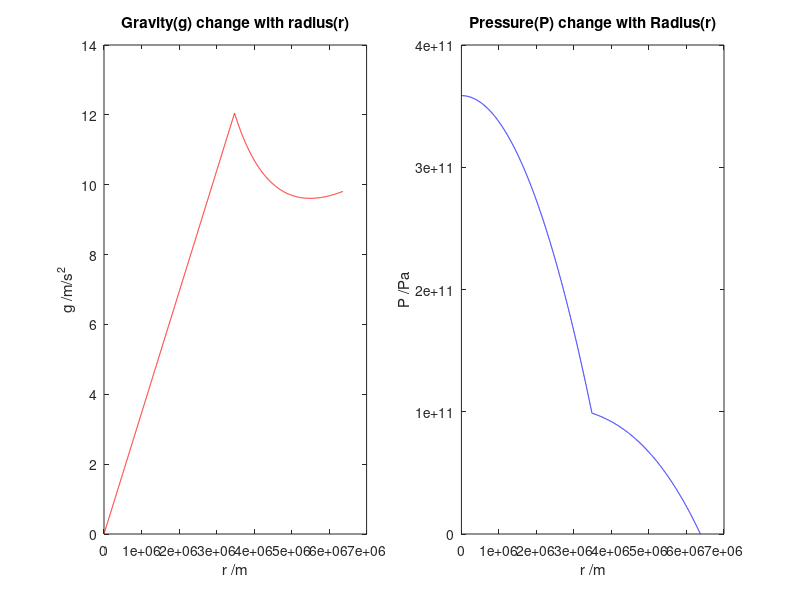

The MATLAB source for this figure:
close  all

R1 = 3480000;
R2 = 6371000;
I = 8.04e37;
M= 5.97e24;
G=6.67e-11;

%% density
A = zeros(2,2);
b  =  zeros(2,1);
A(1,1) = 1;
A(2,1) = 1;
A(1,2) = (R2/R1)^5-1;
A(2,2) = (R2/R1)^3-1;

b(1) = 15*I/8/pi/R1^5;
b(2) = 3*M/4/pi/R1^3;
x = inv(A)*b;

%% presure
Pcmb =  4\3*pi*G*(x(1)-x(2))*x(2)*R1^3*(1/R1-1/R2) + 2/3*pi*G*x(2)^2*(R2^2-R1^2);
Pcenter  = Pcmb + 2/3*G*pi*x(1)^2*R1^2;
%% plot g(r)
rho1 = x(1);
rho2 = x(2);

r = 0.1:1000:R2;
Mr = 4/3*rho1*pi*r.^3 .* (r<=R1) + (4/3*(rho1-rho2)*pi*R1^3+4/3*pi*rho2*r.^3).*(r>R1);
gr = G.*Mr./r.^2;

figure('Position',[10 100 900 350])
subplot(1,2,1)
plot(r,gr,'r')
title('Gravity(g) change with radius(r)')
xlabel('r /m')
ylabel('g /m/s^2')


%% plot P(r)
Pcmb =  4\3*pi*G*(x(1)-x(2))*x(2)*R1^3*(1/R1-1/R2) + 2/3*pi*G*x(2)^2*(R2^2-R1^2);
Pr= (4\3*pi*G*(x(1)-x(2))*x(2)*(r.^2-r.^3/R2) + 2/3*pi*G*x(2)^2*(R2^2-r.^2)) .*(r>R1) ...
    +(Pcmb+2/3*G*pi*x(1)^2*(R1^2-r.^2)).*(r<=R1);

subplot(1,2,2)
plot(r,Pr,'b')
title('Pressure(P) change with Radius(r)')
xlabel('r /m')
ylabel('P /Pa')
saveas(gcf,'plots_with_r.png')

rr_0=R1*(2*(rho1-rho2)/rho2)^(1/3);

